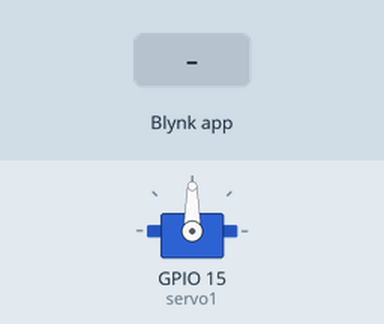
Bench run of a sketch on a simulated ESP8266 (NodeMCU). Parts: servo. Inputs (shaded band) come from the test bench. WiFi joins after 1.5 s; servers stay silent unless stated.

Above: at 3.0 s.
3.1 s: Blynk app writes 1 to V1
At 4.2 s:
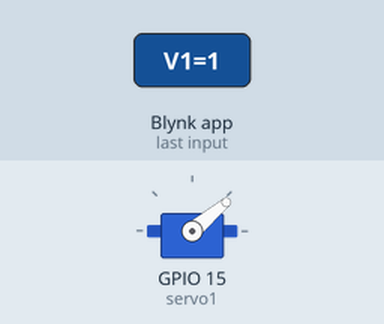
4.6 s: Blynk app writes 0 to V1
At 5.3 s:
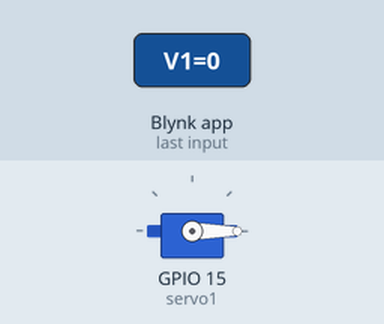
6.1 s: Blynk app writes 200 to V1
At 6.4 s:
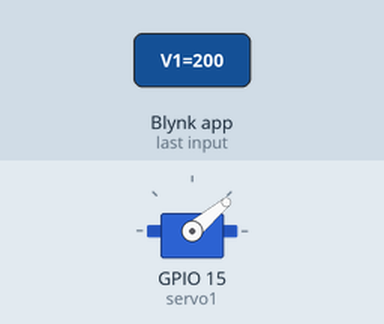
Timing chart, 0 to 9.1 s (numbered marks = the images above; inputs shaded):
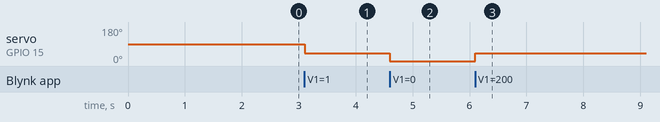

Measured:
- after the input at 3.1 s, servo on GPIO 15 (servo1): 90° → 40° at once
- after the input at 4.6 s, servo on GPIO 15 (servo1): 40° → 0° at once
- after the input at 6.1 s, servo on GPIO 15 (servo1): 0° → 40° at once

The sketch:

Blynk_IR_Sensor.ino
```cpp
/*************************************************************

  This is a simple demo of sending and receiving some data.
  Be sure to check out other examples!
 *************************************************************/

// Template ID, Device Name and Auth Token are provided by the Blynk.Cloud
// See the Device Info tab, or Template settings
#define BLYNK_TEMPLATE_ID           "TMPLf3di8oKG"
#define BLYNK_DEVICE_NAME           "Quickstart Device"
#define BLYNK_AUTH_TOKEN            "8FUkr_Qkb7RYct16F4vNGkdfmTNA3vv-"


// Comment this out to disable prints and save space
#define BLYNK_PRINT Serial


#include <ESP8266WiFi.h>
#include <BlynkSimpleEsp8266.h>
#include <Servo.h>

Servo servo1;

char auth[] = BLYNK_AUTH_TOKEN;

// Your WiFi credentials.
// Set password to "" for open networks.
char ssid[] = "Nicola Fi";
char pass[] = "zcuk0343";

BlynkTimer timer;

// This function is called every time the Virtual Pin 0 state changes
BLYNK_WRITE(V0)
{
  // Set incoming value from pin V0 to a variable
  int value = param.asInt();

  // Update state
  Blynk.virtualWrite(V1, value);

  printf("%d\n", value);
}

// This function is called every time the device is connected to the Blynk.Cloud
BLYNK_CONNECTED()
{
  // Change Web Link Button message to "Congratulations!"
  Blynk.setProperty(V3, "offImageUrl", "https://static-image.nyc3.cdn.digitaloceanspaces.com/general/fte/congratulations.png");
  Blynk.setProperty(V3, "onImageUrl",  "https://static-image.nyc3.cdn.digitaloceanspaces.com/general/fte/congratulations_pressed.png");
  Blynk.setProperty(V3, "url", "https://docs.blynk.io/en/getting-started/what-do-i-need-to-blynk/how-quickstart-device-was-made");
}

// This function sends Arduino's uptime every second to Virtual Pin 2.
void myTimerEvent()
{
  // You can send any value at any time.
  // Please don't send more that 10 values per second.
  Blynk.virtualWrite(V2, millis() / 1000);
}

void setup()
{
  // Debug console
  Serial.begin(115200);

  Blynk.begin(auth, ssid, pass);
  // You can also specify server:
  //Blynk.begin(auth, ssid, pass, "blynk.cloud", 80);
  //Blynk.begin(auth, ssid, pass, IPAddress(192,168,1,100), 8080);

  // Setup a function to be called every second
  timer.setInterval(1000L, myTimerEvent);

  servo1.attach(15);// NodeMCU D8 pin
}

void loop()
{
  Blynk.run();
  timer.run();
  // You can inject your own code or combine it with other sketches.
  // Check other examples on how to communicate with Blynk. Remember
  // to avoid delay() function!
     //println(value);
}


BLYNK_WRITE(V1)
{
  if(param.asInt())
  {
    servo1.write(40);
  }
  else
  {
    servo1.write(0);
  }
}
```
